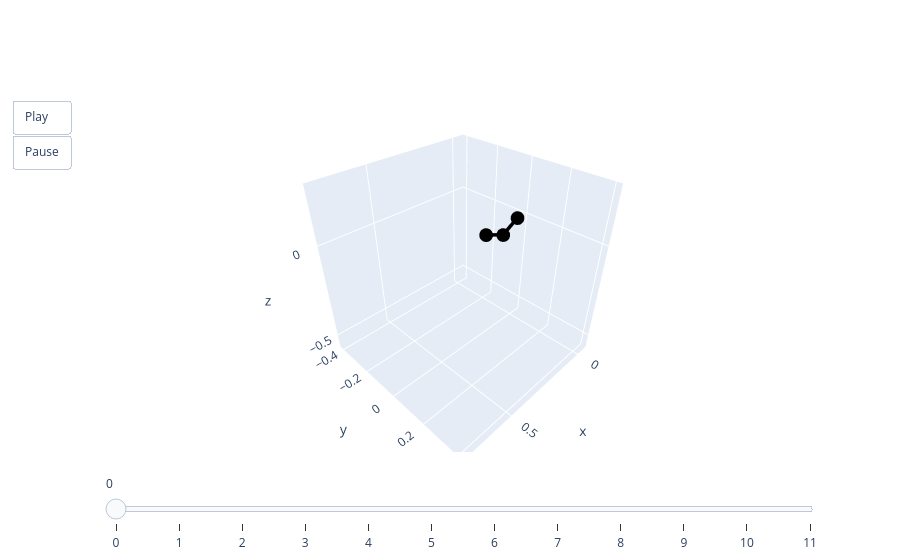

The cell this chart's notebook holds for it:
### Code cell
animate(pred[0])

### Figure 1 — Plotly figure (JSON) as saved in the notebook; plotly's stock layout.template omitted (floating-point values rounded to 4 significant figures)
{"data": [{"line": {"color": "black", "width": 7}, "mode": "lines+markers", "type": "scatter3d", "x": [0, 0.0969, 0.2151], "y": [0, 0, 0], "z": [0, -0.05095, -0.003472]}], "layout": {"scene": {"aspectmode": "cube", "xaxis": {"autorange": false, "range": [-0.07127, 0.784]}, "yaxis": {"autorange": false, "range": [-0.4276, 0.4276]}, "zaxis": {"autorange": false, "range": [-0.5793, 0.276]}}, "sliders": [{"steps": [{"args": [["0"], {"frame": {"duration": 0, "redraw": true}, "mode": "immediate"}], "label": "0", "method": "animate"}, {"args": [["1"], {"frame": {"duration": 0, "redraw": true}, "mode": "immediate"}], "label": "1", "method": "animate"}, {"args": [["2"], {"frame": {"duration": 0, "redraw": true}, "mode": "immediate"}], "label": "2", "method": "animate"}, {"args": [["3"], {"frame": {"duration": 0, "redraw": true}, "mode": "immediate"}], "label": "3", "method": "animate"}, {"args": [["4"], {"frame": {"duration": 0, "redraw": true}, "mode": "immediate"}], "label": "4", "method": "animate"}, {"args": [["5"], {"frame": {"duration": 0, "redraw": true}, "mode": "immediate"}], "label": "5", "method": "animate"}, {"args": [["6"], {"frame": {"duration": 0, "redraw": true}, "mode": "immediate"}], "label": "6", "method": "animate"}, {"args": [["7"], {"frame": {"duration": 0, "redraw": true}, "mode": "immediate"}], "label": "7", "method": "animate"}, {"args": [["8"], {"frame": {"duration": 0, "redraw": true}, "mode": "immediate"}], "label": "8", "method": "animate"}, {"args": [["9"], {"frame": {"duration": 0, "redraw": true}, "mode": "immediate"}], "label": "9", "method": "animate"}, {"args": [["10"], {"frame": {"duration": 0, "redraw": true}, "mode": "immediate"}], "label": "10", "method": "animate"}, {"args": [["11"], {"frame": {"duration": 0, "redraw": true}, "mode": "immediate"}], "label": "11", "method": "animate"}]}], "updatemenus": [{"buttons": [{"args": [null, {"frame": {"duration": 50, "redraw": true}, "fromcurrent": true}], "label": "Play", "method": "animate"}, {"args": [[null], {"frame": {"duration": 0, "redraw": true}, "mode": "immediate"}], "label": "Pause", "method": "animate"}], "showactive": false, "type": "buttons"}]}}
